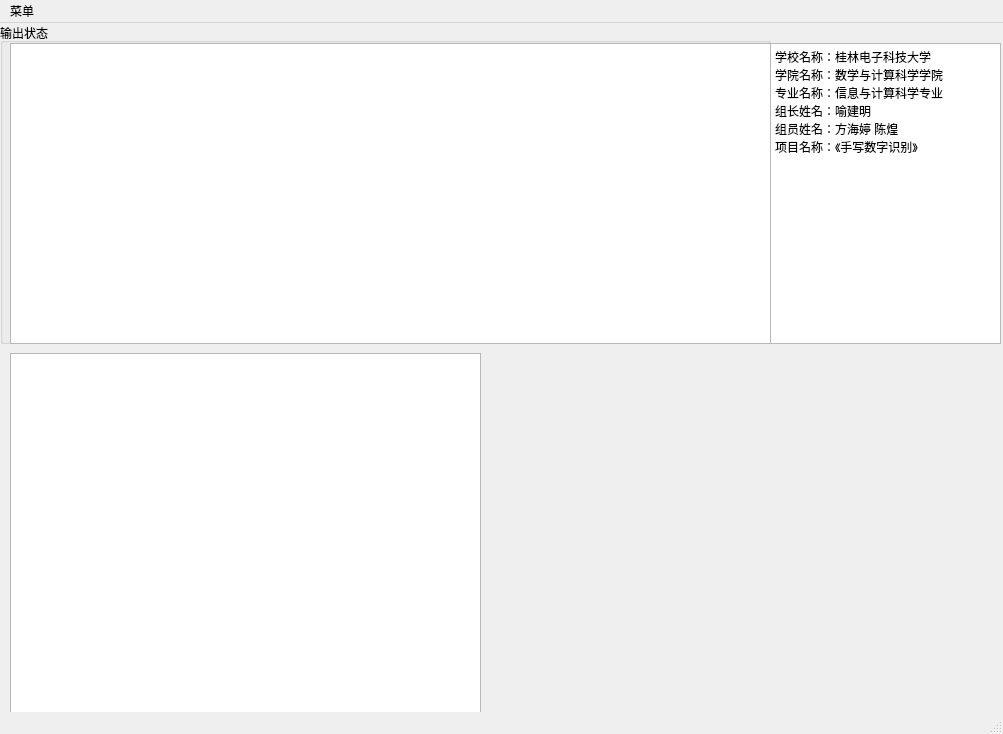
<?xml version="1.0" encoding="UTF-8"?>
<ui version="4.0">
 <class>MainWindow</class>
 <widget class="QMainWindow" name="MainWindow">
  <property name="geometry">
   <rect>
    <x>0</x>
    <y>0</y>
    <width>1003</width>
    <height>734</height>
   </rect>
  </property>
  <property name="windowTitle">
   <string>MainWindow</string>
  </property>
  <widget class="QWidget" name="centralwidget">
   <widget class="QTextBrowser" name="textBrowser">
    <property name="geometry">
     <rect>
      <x>770</x>
      <y>20</y>
      <width>231</width>
      <height>301</height>
     </rect>
    </property>
    <property name="html">
     <string>&lt;!DOCTYPE HTML PUBLIC &quot;-//W3C//DTD HTML 4.0//EN&quot; &quot;http://www.w3.org/TR/REC-html40/strict.dtd&quot;&gt;
&lt;html&gt;&lt;head&gt;&lt;meta name=&quot;qrichtext&quot; content=&quot;1&quot; /&gt;&lt;style type=&quot;text/css&quot;&gt;
p, li { white-space: pre-wrap; }
&lt;/style&gt;&lt;/head&gt;&lt;body style=&quot; font-family:'SimSun'; font-size:9pt; font-weight:400; font-style:normal;&quot;&gt;
&lt;p style=&quot; margin-top:0px; margin-bottom:0px; margin-left:0px; margin-right:0px; -qt-block-indent:0; text-indent:0px;&quot;&gt;学校名称：桂林电子科技大学&lt;/p&gt;
&lt;p style=&quot; margin-top:0px; margin-bottom:0px; margin-left:0px; margin-right:0px; -qt-block-indent:0; text-indent:0px;&quot;&gt;学院名称：数学与计算科学学院&lt;/p&gt;
&lt;p style=&quot; margin-top:0px; margin-bottom:0px; margin-left:0px; margin-right:0px; -qt-block-indent:0; text-indent:0px;&quot;&gt;专业名称：信息与计算科学专业&lt;/p&gt;
&lt;p style=&quot; margin-top:0px; margin-bottom:0px; margin-left:0px; margin-right:0px; -qt-block-indent:0; text-indent:0px;&quot;&gt;组长姓名：喻建明&lt;/p&gt;
&lt;p style=&quot; margin-top:0px; margin-bottom:0px; margin-left:0px; margin-right:0px; -qt-block-indent:0; text-indent:0px;&quot;&gt;组员姓名：方海婷 陈煌&lt;/p&gt;
&lt;p style=&quot; margin-top:0px; margin-bottom:0px; margin-left:0px; margin-right:0px; -qt-block-indent:0; text-indent:0px;&quot;&gt;项目名称：《手写数字识别》&lt;/p&gt;
&lt;p style=&quot;-qt-paragraph-type:empty; margin-top:0px; margin-bottom:0px; margin-left:0px; margin-right:0px; -qt-block-indent:0; text-indent:0px;&quot;&gt;&lt;br /&gt;&lt;/p&gt;&lt;/body&gt;&lt;/html&gt;</string>
    </property>
   </widget>
   <widget class="QGroupBox" name="groupBox">
    <property name="geometry">
     <rect>
      <x>0</x>
      <y>0</y>
      <width>771</width>
      <height>321</height>
     </rect>
    </property>
    <property name="title">
     <string>输出状态</string>
    </property>
    <widget class="QTextBrowser" name="textBrowser_2">
     <property name="geometry">
      <rect>
       <x>10</x>
       <y>20</y>
       <width>761</width>
       <height>301</height>
      </rect>
     </property>
    </widget>
   </widget>
   <widget class="QTextBrowser" name="textBrowser3">
    <property name="geometry">
     <rect>
      <x>10</x>
      <y>330</y>
      <width>471</width>
      <height>361</height>
     </rect>
    </property>
   </widget>
  </widget>
  <widget class="QMenuBar" name="menubar">
   <property name="geometry">
    <rect>
     <x>0</x>
     <y>0</y>
     <width>1003</width>
     <height>22</height>
    </rect>
   </property>
   <widget class="QMenu" name="menu">
    <property name="title">
     <string>菜单</string>
    </property>
    <addaction name="actionabouu"/>
    <addaction name="actionquit"/>
   </widget>
   <addaction name="menu"/>
  </widget>
  <widget class="QStatusBar" name="statusbar"/>
  <action name="actionabouu">
   <property name="text">
    <string>about</string>
   </property>
  </action>
  <action name="actionquit">
   <property name="text">
    <string>quit</string>
   </property>
  </action>
 </widget>
 <resources/>
 <connections/>
</ui>
